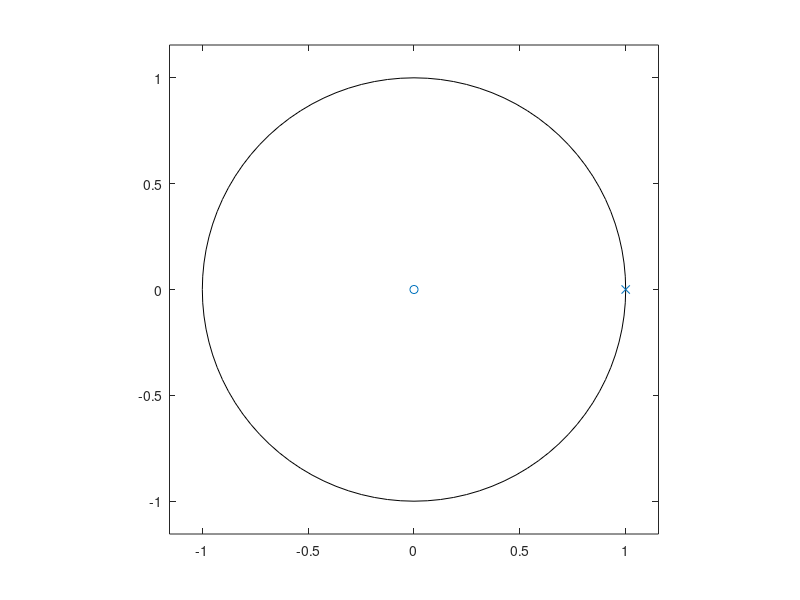

Source code (MATLAB):
clc;
clear all;
close all;
 
%function1 = unit step signal
%ztransform = z/(z-1);
a=[1];
b=[1 -1];
 
zplane(a,b);
grid
